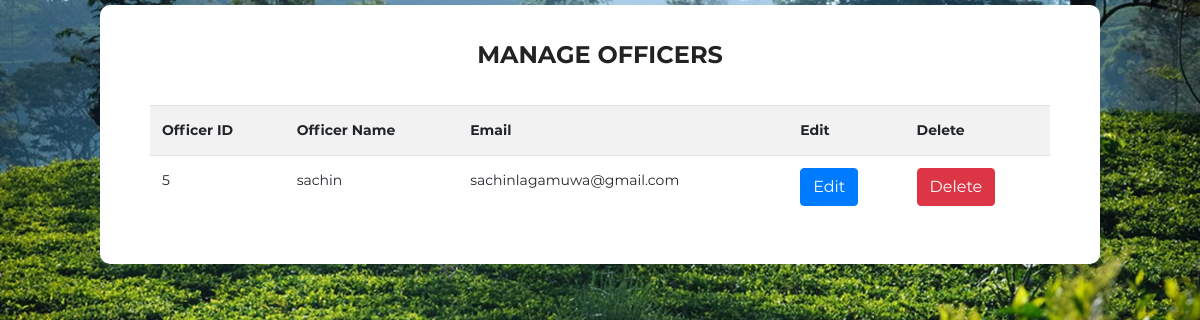
/DashboardCodeIgneter/index.php/officer/viewAllOfficers, run on the app's committed database.
### tables this page shows
CREATE TABLE `officer` (
  `officer_id` int(5) NOT NULL,
  `name` varchar(50) NOT NULL,
  `username` varchar(15) NOT NULL,
  `password` varchar(256) NOT NULL,
  `email` varchar(70) NOT NULL,
  `status` tinyint(1) NOT NULL DEFAULT 0,
  `acc_type` enum('ADMIN','OFFICER') NOT NULL
);

### DashboardCodeIgneter/application/controllers/Officer.php (called while the page is built, shortened)
<?php
class Officer extends CI_Controller
{
    function viewAllOfficers()
    {
        $this->load->model('Officer_Model');
        $officers=$this->Officer_Model->getAllOfficers();
        $data=array();
        $data['officers']=$officers;
        $this->load->view('manage_officers',$data);
    }
}

### DashboardCodeIgneter/index.php (called while the page is built, shortened)
<?php
require_once BASEPATH.'core/CodeIgniter.php';

### DashboardCodeIgneter/application/models/Officer_Model.php (called while the page is built, shortened)
<?php
class Officer_Model extends CI_model
{
    function getAllOfficers()
    {
        return $officers=$this->db->get('officer')->result_array();
    }
}

### DashboardCodeIgneter/application/views/manage_officers.php (the view, shortened to what this page needs)
<!DOCTYPE html>
<html lang="en">
<head>
    <link rel="stylesheet" href="<?php echo base_url(); ?>assets/fonts/material-icon/css/material-design-iconic-font.min.css">
    <link class="one" rel="stylesheet" href="https://stackpath.bootstrapcdn.com/bootstrap/4.3.1/css/bootstrap.min.css">
    <link class="second" rel="stylesheet" href="<?php echo base_url(); ?>assets/css/style.css">
</head>
<body>
    <div class="main">
        <section class="signup">
            <div class="container2">
                <div class="table-content">
                <h2 class="form-title">Manage Officers</h2>
                <div class="row">
                    <div class="col-md-12">
                        <table class="table table-striped">
                            <tr>
                                <th>Officer ID</th>
                                <th>Officer Name</th>
                                <th>Email</th>
                                <th>Edit</th>
                                <th>Delete</th>
                            </tr>
                            <div class="overflow-auto">
                            <?php if(!empty($officers)){foreach ($officers as $officer){?>
                                <td><?php echo $officer['officer_id']?></td>
                                <td><?php echo $officer['name']?></td>
                                <td><?php echo $officer['email']?></td>
                                <td>
                                    <a href="<?php echo base_url().'officer/editOfficer/'.$officer['officer_id']?>" class="btn btn-primary">Edit
                                </td>
                                <td> <a href="<?php echo base_url().'officer/deleteOfficer/'.$officer['officer_id']?>" class="btn btn-danger">Delete</td>
                            <?php } }else {?>
                            <tr>
                               <td colspan="5">Records not found</td>
                            </tr>
                        <?php } ?>
                            </div>
                        </table>
                </div>
                </div>
            </div>
        </section>
    </div>
</body>
</html>

### DashboardCodeIgneter/assets/css/style.css (style rules this page uses)
h2 { line-height: 1.66; margin: 0; padding: 0; font-weight: 900; color: #222; font-family: 'Montserrat'; font-size: 24px; text-transform: uppercase; text-align: center; margin-bottom: 30px; }
body { font-size: 14px; line-height: 1.8; color: #222; font-weight: 400; font-family: 'Montserrat'; background-image: url("../images/signup-bg.jpg"); background-repeat: no-repeat; background-size: cover; -moz-background-size: cover; -webkit-background-size: cover; -o-background-size: cover; -ms-background-size: cover; padding: 5px; }
.container2 { width:1000px; position: relative; margin: 0 auto; }
.table-content { background: #FFFF; border-radius: 10px; -moz-border-radius: 10px; -webkit-border-radius: 10px; -o-border-radius: 10px; -ms-border-radius: 10px; padding: 30px 50px; }

### data on the page
officer: officer_id "5", name "sachin", email "sachinlagamuwa@gmail.com"
